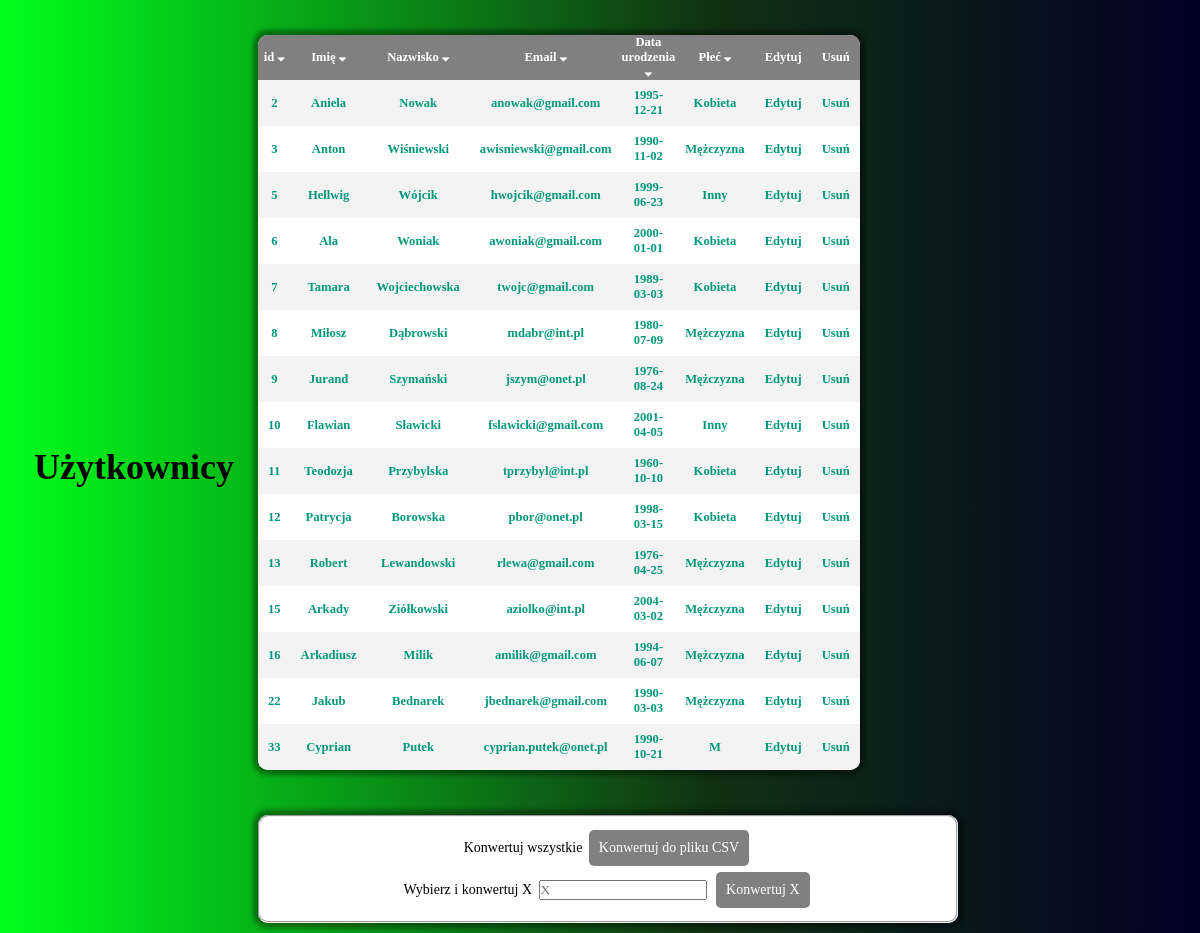
The app's page /formularz-main/sortByIdAsc.php with its own data.
### tables this page shows
CREATE TABLE `tbl_users` (
  `id` int(11) NOT NULL,
  `fldEmail` varchar(255) NOT NULL,
  `fldPhone` varchar(11) NOT NULL,
  `fldFirstName` varchar(60) NOT NULL,
  `fldLastName` varchar(60) NOT NULL,
  `fldPassword` varchar(60) NOT NULL,
  `fldBirthDate` date NOT NULL,
  `fldBirthPlace` varchar(60) NOT NULL,
  `fldWeight` int(3) NOT NULL,
  `fldHeight` int(3) NOT NULL,
  `fldSex` varchar(15) NOT NULL
);

### formularz-main/sortByIdAsc.php (the view, shortened to what this page needs)
<!DOCTYPE html>
<html>
  <head>
    <link rel="stylesheet" media="screen" href="style21.php" />
    <link rel="stylesheet" href="https://cdnjs.cloudflare.com/ajax/libs/font-awesome/4.7.0/css/font-awesome.min.css">
  </head>
  <body>
    <header>
      <section class="header">
        <a href="history.php"><h1>Użytkownicy</h1></a>
      </section>
    </header>
    <main>
      <section class="container">
      <div id="history">
        <?php
          require_once "connect.php";
          try {
            $con = new mysqli($HOSTNAME, $USERNAME, $PASSWORD, $DATABASE);
            if($con->connect_errno != 0) {
              throw new Exception(mysqli_connect_errno());
              } else {
                $sql1 = "SELECT id, fldFirstName, fldLastName, fldEmail, fldBirthDate, fldSex FROM tbl_users ORDER BY id ASC LIMIT 15";
                $result = $con->query($sql1);
                if ($result->num_rows > 0) {
                  echo "<table class='mainTable'>";
                  echo "<tbody>
                  <tr>
                  <th style='padding: 2px; width: 8%;'><a href='sortById.php'>id <i class='fa fa-sort-down'></i></th>
                  <th style='width: 16%;'><a href='sortByFirstNameAsc.php'>Imię <i class='fa fa-sort-down'></i></a></th>
                  <th style='width: 25%;'><a href='sortbyLastNameAsc.php'>Nazwisko <i class='fa fa-sort-down'></i></a></th>
                  <th><a href='sortByEmailAsc.php'>Email <i class='fa fa-sort-down'></i></a></th>
                  <th style='width: 13%;'><a href='sortByBirthDate.php'>Data urodzenia <i class='fa fa-sort-down'></i></a></th>
                  <th><a href='sortBySexAsc.php'>Płeć <i class='fa fa-sort-down'></i></a></th>
                  <th>Edytuj</th>
                  <th>Usuń</th>
                  </tr>";
                  while ($row = $result->fetch_assoc()) {
                    echo "<tr class='active-row'>";
                    echo "<td id='ids'>" . $row["id"] . "</td>";
                    echo "<td id='firstFldName'>" . $row["fldFirstName"] . "</td>";
                    echo "<td>" . $row["fldLastName"] . "</td>";
                    echo "<td>" . $row["fldEmail"] . "</td>";
                    echo "<td>" . $row["fldBirthDate"] . "</td>";
                    echo "<td>" . $row["fldSex"] . "</td>";
                    echo "<td class='blue'>" . "<a class='btnEdit' href='edit.php?id=$row[id]'>Edytuj" ."</td>";
                    echo "<td class='red'>" . "<a class='btnDelete' href='delete.php?id=$row[id]'>Usuń" . "</td>";
                    echo "</tr>";
                    }
                    echo "</tbody></table>";
                  } else {
                      echo "Brak wyników";
                  }
              }
          } catch(Exception $e) {
            echo 'Error occured!';
          }
          ?>
      </div>
    </section>
    <section id="button">
    </section>
  <form method="post">
    <fieldset>
      <label for="csvAll">Konwertuj wszystkie</label>
        <input type="submit" id="csvAll" name="csvAll" value="Konwertuj do pliku CSV"><br>
      <label>Wybierz i konwertuj X</label>
        <input type="text" name="chooseX" id="chooseX" placeholder="X">
        <input type="submit" id="csvX" name="csvX" value="Konwertuj X">
    </fieldset>
  </form>
    </main>
  </body>
</html>

### records on screen
tbl_users: id "2", fldFirstName "Aniela", fldLastName "Nowak", fldEmail "anowak@gmail.com", fldBirthDate "1995-12-21", fldSex "Kobieta"
tbl_users: id "3", fldFirstName "Anton", fldLastName "Wiśniewski", fldEmail "awisniewski@gmail.com", fldBirthDate "1990-11-02", fldSex "Mężczyzna"
tbl_users: id "5", fldFirstName "Hellwig", fldLastName "Wójcik", fldEmail "hwojcik@gmail.com", fldBirthDate "1999-06-23", fldSex "Inny"
tbl_users: id "6", fldFirstName "Ala", fldLastName "Woniak", fldEmail "awoniak@gmail.com", fldBirthDate "2000-01-01", fldSex "Kobieta"
tbl_users: id "7", fldFirstName "Tamara", fldLastName "Wojciechowska", fldEmail "twojc@gmail.com", fldBirthDate "1989-03-03", fldSex "Kobieta"
tbl_users: id "8", fldFirstName "Miłosz", fldLastName "Dąbrowski", fldEmail "mdabr@int.pl", fldBirthDate "1980-07-09", fldSex "Mężczyzna"
tbl_users: id "9", fldFirstName "Jurand", fldLastName "Szymański", fldEmail "jszym@onet.pl", fldBirthDate "1976-08-24", fldSex "Mężczyzna"
tbl_users: id "10", fldFirstName "Flawian", fldLastName "Sławicki", fldEmail "fslawicki@gmail.com", fldBirthDate "2001-04-05", fldSex "Inny"
tbl_users: id "11", fldFirstName "Teodozja", fldLastName "Przybylska", fldEmail "tprzybyl@int.pl", fldBirthDate "1960-10-10", fldSex "Kobieta"
tbl_users: id "12", fldFirstName "Patrycja", fldLastName "Borowska", fldEmail "pbor@onet.pl", fldBirthDate "1998-03-15", fldSex "Kobieta"
tbl_users: id "13", fldFirstName "Robert", fldLastName "Lewandowski", fldEmail "rlewa@gmail.com", fldBirthDate "1976-04-25", fldSex "Mężczyzna"
tbl_users: id "15", fldFirstName "Arkady", fldLastName "Ziółkowski", fldEmail "aziolko@int.pl", fldBirthDate "2004-03-02", fldSex "Mężczyzna"
tbl_users: id "16", fldFirstName "Arkadiusz", fldLastName "Milik", fldEmail "amilik@gmail.com", fldBirthDate "1994-06-07", fldSex "Mężczyzna"
tbl_users: id "22", fldFirstName "Jakub", fldLastName "Bednarek", fldEmail "jbednarek@gmail.com", fldBirthDate "1990-03-03", fldSex "Mężczyzna"
tbl_users: id "33", fldFirstName "Cyprian", fldLastName "Putek", fldEmail "cyprian.putek@onet.pl", fldBirthDate "1990-10-21", fldSex "M"
